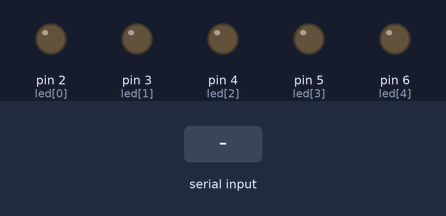
The sketch below on a simulated Arduino Uno, built with avr-gcc and run on an emulated ATmega328P. On the bench: output pins drawn as LEDs (lit = HIGH). Inputs (shaded band) come from the test bench.

Above: at 1.2 s.
1.3 s: "A" received over Serial
At 2.1 s:
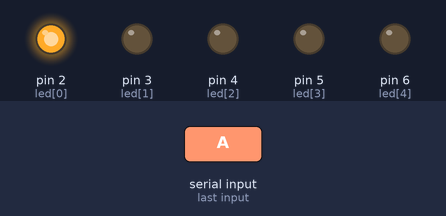
2.8 s: "B" received over Serial
At 3.2 s:
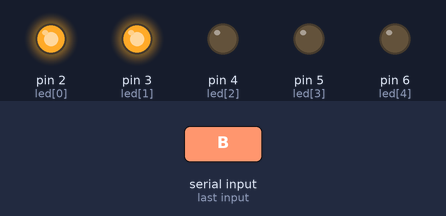
4.3 s: "C" received over Serial
At 5.5 s:
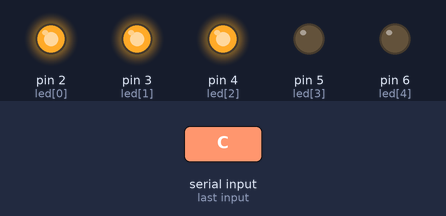
5.8 s: "D" received over Serial
At 6.7 s:
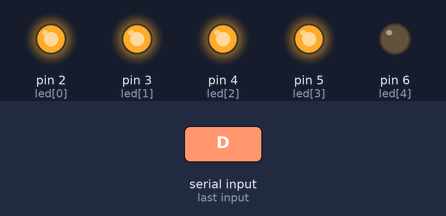
7.3 s: "E" received over Serial
At 7.9 s:
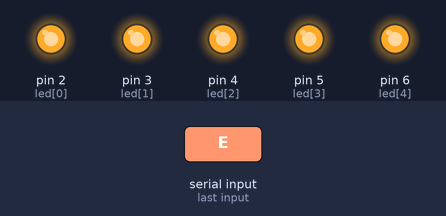
8.8 s: "F" received over Serial
At 10.2 s:
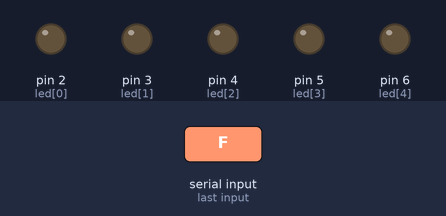
Timing chart, 0 to 11.3 s (numbered marks = the images above; inputs shaded):
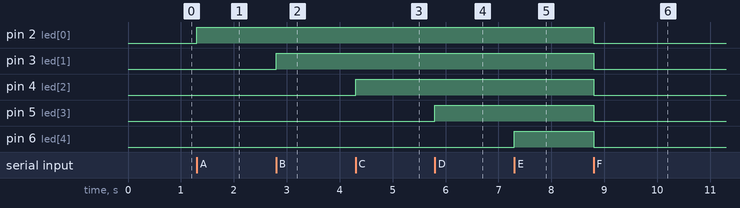

The sketch:

Exp_8_on_off_5leds.ino
```cpp
int led[] = {2, 3, 4, 5, 6};
int loopLed = 5;
char serialInput;

void setup() {
  Serial.begin(9600);
  for (int i = 0; i < loopLed; i++) {
    pinMode(led[i], OUTPUT);
    digitalWrite(led[i], LOW);
  }
}

void loop() {
  if (Serial.available() > 0) {
    serialInput = Serial.read();

    switch (serialInput) {
      case 'A':
        digitalWrite(led[0], HIGH);
        break;
      case 'B':
        digitalWrite(led[1], HIGH);
        break;
      case 'C':
        digitalWrite(led[2], HIGH);
        break;
      case 'D':
        digitalWrite(led[3], HIGH);
        break;
      case 'E':
        digitalWrite(led[4], HIGH);
        break;
      case 'F':
        for (int i = 0; i < loopLed; i++) {
          digitalWrite(led[i], LOW);
        }
        break;
      default:
        break;
    }
  }
}
```

Measured:
- after the input at 1.3 s, pin 2 (led[0]): LOW → HIGH at once
- after the input at 2.8 s, pin 3 (led[1]): LOW → HIGH at once
- after the input at 4.3 s, pin 4 (led[2]): LOW → HIGH at once
- after the input at 5.8 s, pin 5 (led[3]): LOW → HIGH at once
- after the input at 7.3 s, pin 6 (led[4]): LOW → HIGH at once
- after the input at 8.8 s, pin 2 (led[0]), pin 3 (led[1]), pin 4 (led[2]), pin 5 (led[3]), pin 6 (led[4]): HIGH → LOW at once
